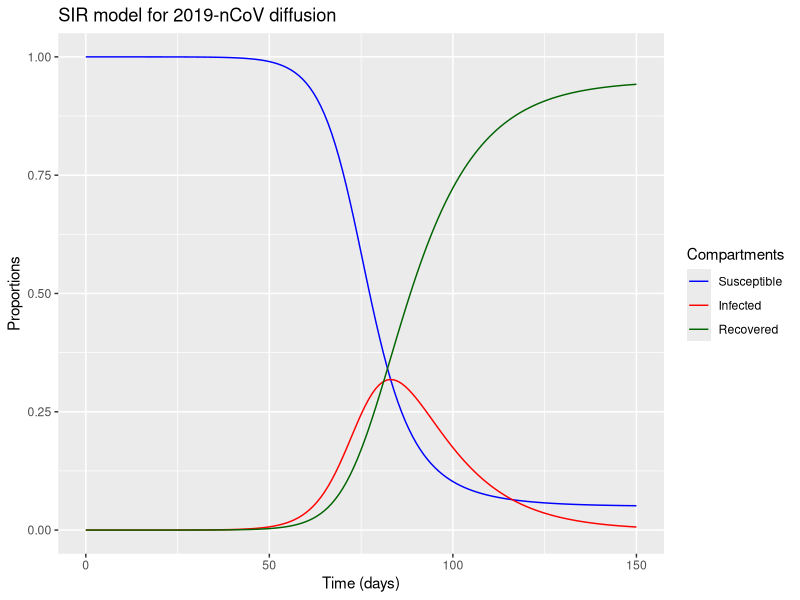
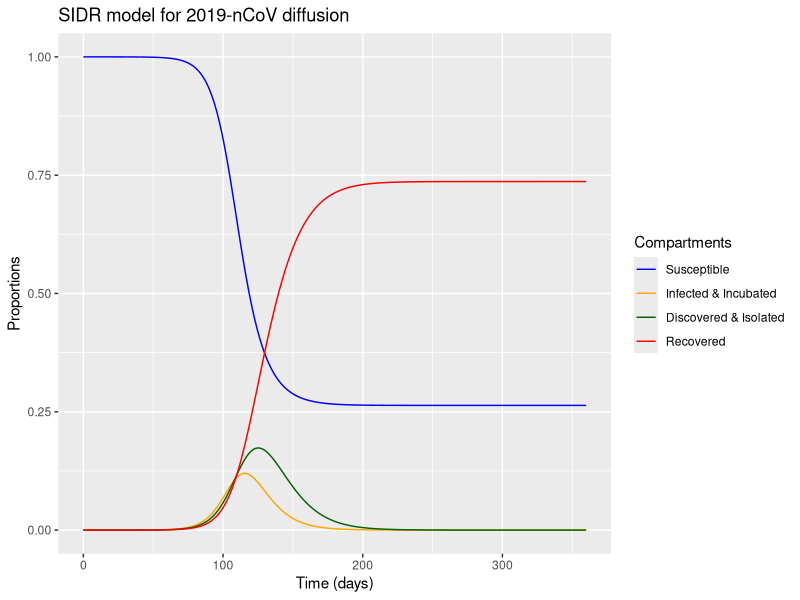
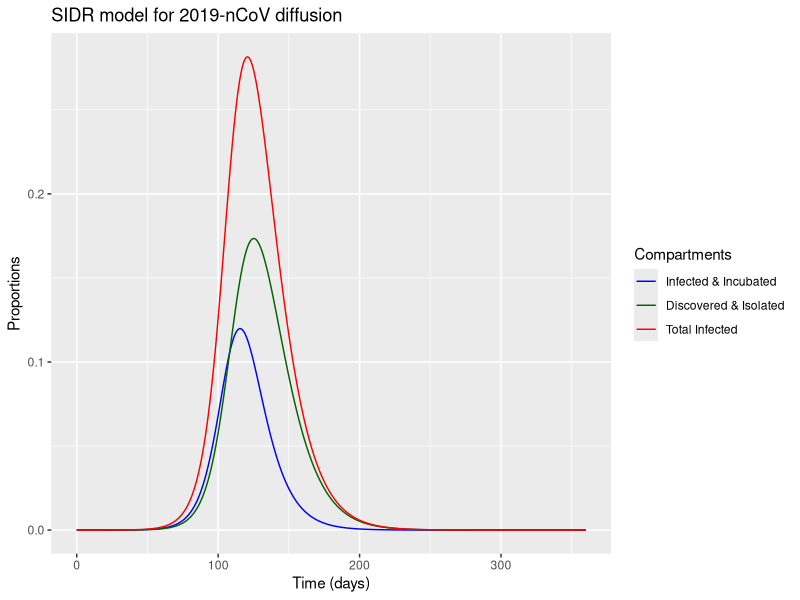
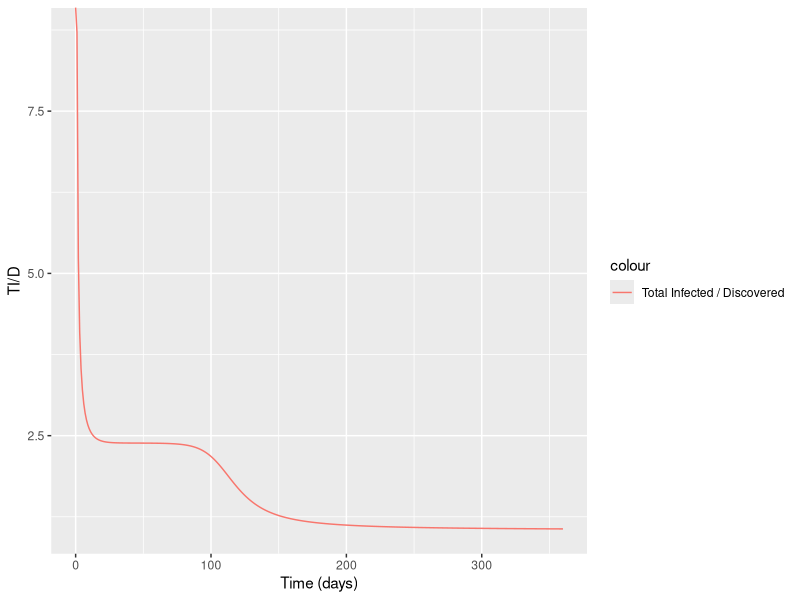
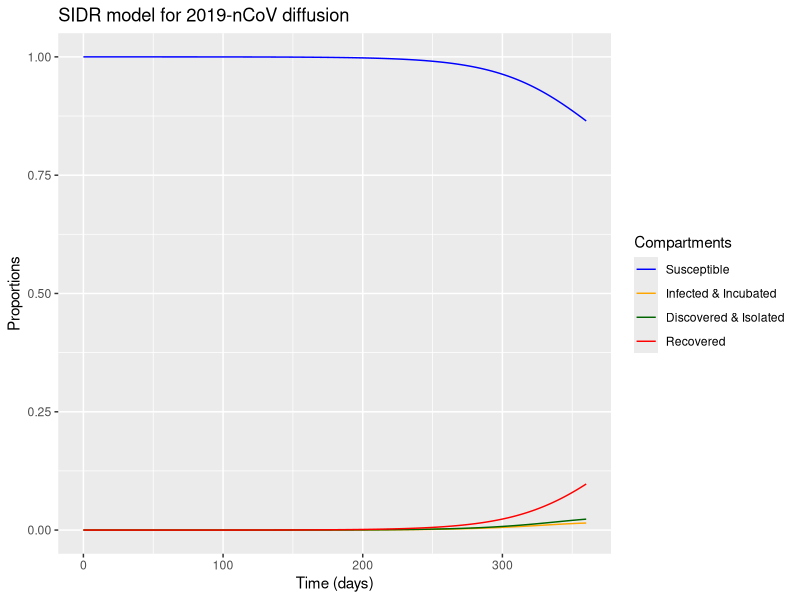
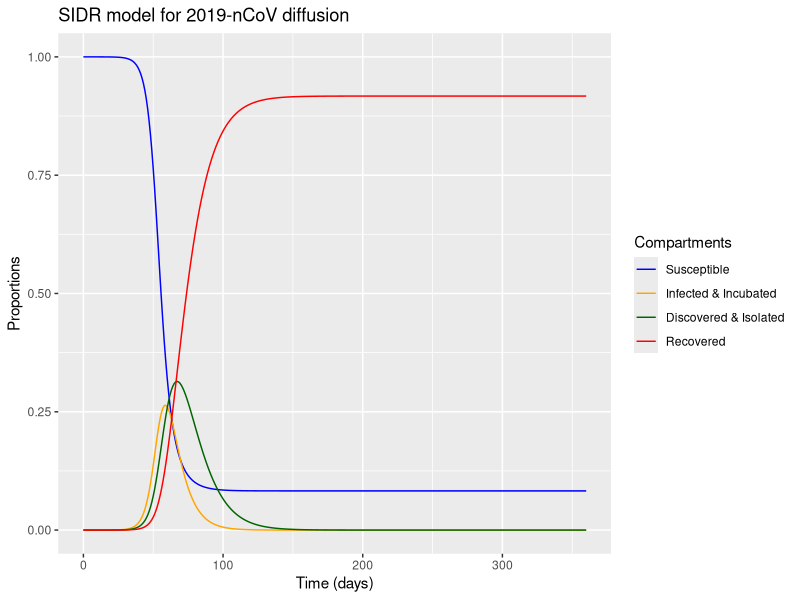
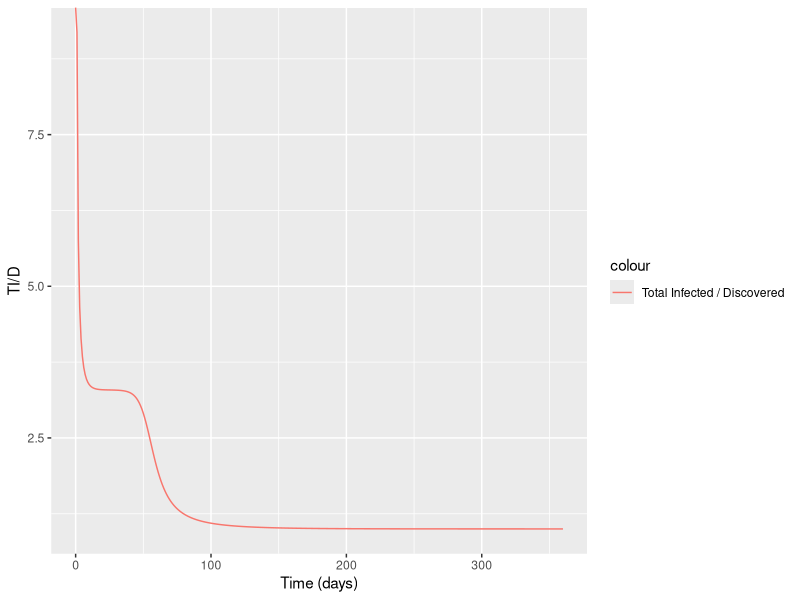

Reproduce these figures in R, in order.
## ---- chunk 1

knitr::opts_chunk$set(echo = TRUE, warning = F, message = F)

## ---- chunk 2
rm(list = ls())
suppressMessages(library(deSolve))
suppressMessages(library(ggplot2))

# basic SIR model
sir <- function(time, state, parameters) {
  with(as.list(c(state, parameters)), {
    dS <- -beta * S * I
    dI <- beta * S * I - gamma * I
    dR <- gamma * I
    return(list(c(dS, dI, dR)))
  })
}

## ---- chunk 3
# set parameter and solve the model
init <- c(S = 1 - 1e-6, I = 1e-6,R = 0)
parameters <- c(beta = 0.2586, gamma = 0.0821)
times <- seq(0, 150, by = 1)
out <- as.data.frame(ode(y = init, times = times, func = sir, parms = parameters))
out$time <- times

# plot the diffusion of 2019-nCoV
ggplot(out, aes(x = time)) + 
  geom_line(aes(y = S,colour="Susceptible")) +
  geom_line(aes(y = I,colour="Infected")) + 
  geom_line(aes(y = R,colour="Recovered")) + 
  ylab(label="Proportions") + xlab(label="Time (days)") + 
  scale_colour_manual("Compartments", breaks=c("Susceptible","Infected","Recovered"), values=c("blue","red","darkgreen")) +
  ggtitle("SIR model for 2019-nCoV diffusion")

## ---- chunk 4
# load packages
rm(list = ls())

# SIDR model
sidr <- function(time, state, parameters) {
  with(as.list(c(state, parameters)), {
    dS <- -beta * S * I
    dI <- beta * S * I - alpha * I
    dD <- alpha * I - gamma * D
    dR <- gamma * D
	
    return(list(c(dS, dI, dD, dR)))
  })
}

# set parameter and solve the model
init <- c(S = 1 - 1e-6, I = 1e-6, D = 0, R = 0)
parameters <- c(beta = 0.2586, gamma = 0.0821, alpha = 0.1428)
times <- seq(0, 360, by = 1)
out <- as.data.frame(ode(y = init, times = times, func = sidr, parms = parameters))
out$time <- times

## ---- chunk 5

# write a function to plot the diffusion of 2019-nCoV
plot.sidr <- function(out) {
  ggplot(out, aes(x = time)) + 
  geom_line(aes(y = S,colour="Susceptible")) +
  geom_line(aes(y = I,colour="Infected & Incubated")) + 
  geom_line(aes(y = D,colour="Discovered & Isolated")) + 
  geom_line(aes(y = R,colour="Recovered")) + 
  ylab(label="Proportions") + xlab(label="Time (days)") + 
  scale_colour_manual("Compartments", breaks=c("Susceptible","Infected & Incubated","Discovered & Isolated","Recovered"), values=c("blue","orange","darkgreen","red")) +
  ggtitle("SIDR model for 2019-nCoV diffusion")
}

# plot the data
plot.sidr(out)

## ---- chunk 6

# calculate total infectious
out$TI <- out$I + out$D

# plot the diffusion of 2019-nCoV
ggplot(out, aes(x = time)) + 
  geom_line(aes(y = I,colour="Infected & Incubated")) + 
  geom_line(aes(y = D,colour="Discovered & Isolated")) + 
  geom_line(aes(y = TI,colour="Total Infected")) + 
  ylab(label="Proportions") + xlab(label="Time (days)") + 
  scale_colour_manual("Compartments", breaks=c("Infected & Incubated","Discovered & Isolated","Total Infected"), values=c("blue","darkgreen","red")) +
  ggtitle("SIDR model for 2019-nCoV diffusion")

## ---- chunk 7

# plot the diffusion of 2019-nCoV
ggplot(out, aes(x = time)) + 
  geom_line(aes(y = TI / D,colour="Total Infected / Discovered")) + 
  xlab(label="Time (days)")
  

## ---- chunk 8

# overestimated
parameters <- c(beta = 0.2586 * 2 / 3, gamma = 0.0821, alpha = 0.1428)
times <- seq(0, 360, by = 1)
out <- as.data.frame(ode(y = init, times = times, func = sidr, parms = parameters))
out$time <- times
plot.sidr(out)
# underestimated
parameters <- c(beta = 0.2586 * 3 / 2, gamma = 0.0821, alpha = 0.1428)
times <- seq(0, 360, by = 1)
out <- as.data.frame(ode(y = init, times = times, func = sidr, parms = parameters))
out$time <- times
plot.sidr(out)

## ---- chunk 9

# calculate total infectious
out$TI <- out$I + out$D

# plot the diffusion of 2019-nCoV
ggplot(out, aes(x = time)) + 
  geom_line(aes(y = TI / D,colour="Total Infected / Discovered")) + 
  xlab(label="Time (days)")
